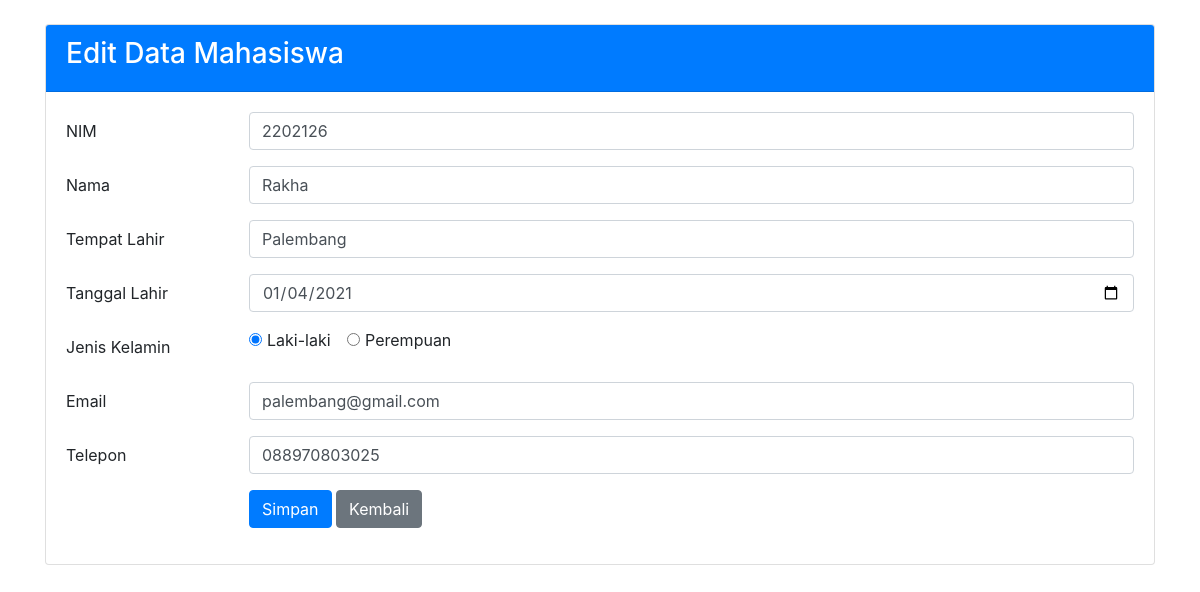
Screenshot of /form.php?id=5 with the database file from the repository.
### tables this page shows
CREATE TABLE `mahasiswa` (
  `id` int(11) NOT NULL AUTO_INCREMENT,
  `nim` varchar(100) NOT NULL,
  `nama` varchar(100) NOT NULL,
  `tempat` varchar(100) NOT NULL,
  `tl` varchar(100) NOT NULL,
  `gender` varchar(10) NOT NULL,
  `email` varchar(100) NOT NULL,
  `telp` varchar(100) NOT NULL,
  PRIMARY KEY (`id`)
);

### model/DB.class.php (called while the page is built, shortened)
<?php
class DB
{
	var $db_host = '';
	var $db_user = '';
	var $db_password = '';
	var $db_name = '';
	var $db_link = '';
	function __construct($db_host = '', $db_user = '', $db_password = '', $db_name = '')
	{
		$this->db_host = $db_host;
		$this->db_user = $db_user;
		$this->db_password = $db_password;
		$this->db_name = $db_name;
	}
	function open()
	{
		$this->db_link = mysqli_connect($this->db_host, $this->db_user, $this->db_password, $this->db_name);
	}
	function execute($query = "")
	{
		$this->result = mysqli_query($this->db_link, $query);
		return $this->result;
	}
}

### model/TabelMahasiswa.class.php (called while the page is built, shortened)
<?php
class TabelMahasiswa extends DB
{
	function getMahasiswaById($id)
	{
		$query = "SELECT * FROM mahasiswa WHERE id = '$id'";
		return $this->execute($query);
	}
}

### presenter/ProsesMahasiswa.php (called while the page is built, shortened)
<?php
class ProsesMahasiswa implements KontrakPresenter
{
	private $tabelmahasiswa;
	function __construct()
	{
		try {
			$db_host = "localhost";
			$db_user = "root";
			$db_password = "";
			$db_name = "db_mvp";
			$this->tabelmahasiswa = new TabelMahasiswa($db_host, $db_user, $db_password, $db_name);
		} catch (Exception $e) {
			echo "yah error" . $e->getMessage();
		}
	}
	function getDataById($id)
	{
		$this->tabelmahasiswa->open();
		$this->tabelmahasiswa->getMahasiswaById($id);
		$result = $this->tabelmahasiswa->getResult();
		return $result;
	}
}

### form.php (called while the page is built, shortened)
<?php
include("presenter/ProsesMahasiswa.php");
class FormMahasiswa implements KontrakView
{
    function __construct($id = null)
    {
        $this->prosesmahasiswa = new ProsesMahasiswa();
        $this->id = $id;
        if ($this->id) {
            $this->data = $this->prosesmahasiswa->getDataById($this->id);
        }
    }
}
if (isset($_GET['id'])) {
    $form = new FormMahasiswa($_GET['id']);
} else {
    $form = new FormMahasiswa();
}
?>

### model/Template.class.php (the view, shortened to what this page needs)
<?php
class Template{
	var $content = '';
	function __construct($filename = ''){
		$this->content = implode('', @file($filename));
	}
	function clear(){
		$this->content = preg_replace("/DATA_[A-Z|_|0-9]+/", "", $this->content);
	}
	function write(){
		print $this->content;
	}
	function replace($old = '', $new = ''){
		if(is_int($new)){
			$value = sprintf("%d", $new);
		}elseif(is_float($new)){
			$value = sprintf("%f", $new);
		}elseif(is_array($new)){
			$value = '';
			foreach( $new as $item){
				$value .= $item. '';
			}
		}else{
			$value = $new;
		}
		$this->content = preg_replace("/$old/",  $value, $this->content);
	}
}

### rows the page displays
mahasiswa: nim "2202126", nama "Rakha", tempat "Palembang", tl "01/04/2021", gender "☑ Laki-laki ☐ Perempuan", email "palembang@gmail.com", telp "088970803025"
